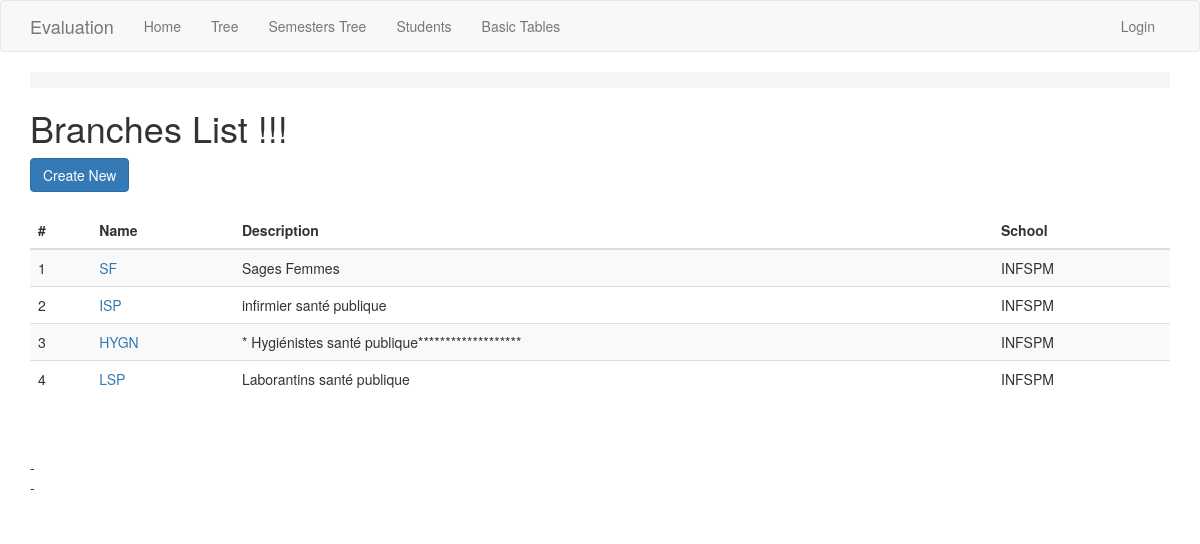
Before: /branch/ with the older database file.
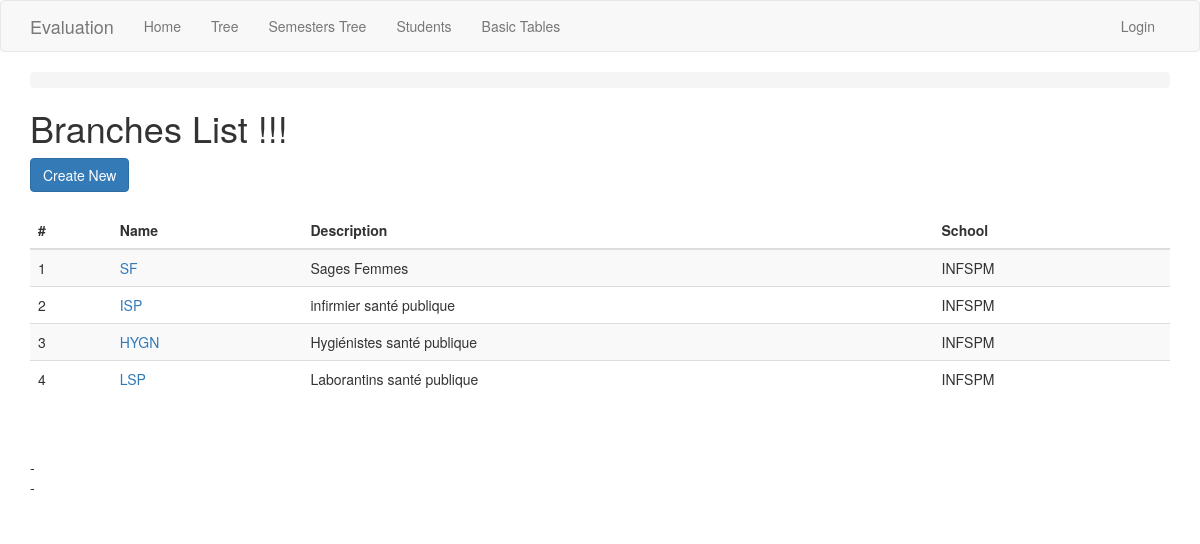
After: the same page with the newer database file.
### app/models.py (models this page shows, shortened)
class Branch(db.Model):
    id = db.Column(db.Integer, primary_key=True)
    name = db.Column(db.String(100), index=True, unique=True)
    description = db.Column(db.String(150))
    school_id = db.Column(db.Integer, db.ForeignKey('school.id'))
    students = db.relationship('Student', backref='branch')
    semesters = db.relationship('Semester', backref='branch')
    promos = db.relationship('Promo', backref='branch', order_by='Promo.start_date, Promo.name')

class School(db.Model):
    id = db.Column(db.Integer, primary_key=True)
    name = db.Column(db.String(100), index=True, unique=True)
    description = db.Column(db.String(150))
    branches = db.relationship('Branch', backref='school')

### app/routesBasicTables.py (the view)
@app.route('/branch/')
@register_breadcrumb(app, '.basic.branch', 'Branches')
def branch_index():
    branches = Branch.query.order_by(Branch.school_id).all()
    return render_template('basic-forms/branch/index.html', title='Branches List', branches=branches)

### app/templates/basic-forms/branch/index.html (shortened to what this page needs)
{% extends "base.html" %}
{% block app_content %}
  <h1>Branches List !!!</h1>
  <div>
      <a class="btn btn-primary" href="{{ url_for('branch_create') }}">Create New</a>
  </div>
  <div>
    <table class="table table-striped">
      <thead>
        <tr>
          <th scope="col">#</th>
          <th scope="col">Name</th>
          <th scope="col">Description</th>
          <th scope="col">School</th>
        </tr>
      </thead>
      <tbody>
      {% for branch in branches %}
        <tr>
          <td>{{loop.index}}</td>
          <td><a href="{{ url_for('branch_view', id=branch.id) }}">{{ branch.name }}</a></td>
          <td>{{ branch.description | replace("None", "") }}</td>
          <td>{{ branch.school.name | replace("None", "") }}</td>
        </tr>
      {% endfor %}
      </tbody>
    </table>
    - </br>
    - </br>
  </div>
{% endblock %}

### app/templates/base.html (shortened to what this page needs)
{% extends 'bootstrap/base.html' %}
{% block styles %}
{{super()}}
{% endblock %}
{% block navbar %}
  <nav class="navbar navbar-default">
    <div class="container">
        <div class="navbar-header">
            <a class="navbar-brand" href="">Evaluation</a>
        </div>
        <div class="collapse navbar-collapse" id="bs-example-navbar-collapse-1">
            <ul class="nav navbar-nav">
                <li><a href="{{ url_for('index') }}">Home</a></li>
                <li><a href="{{ url_for('tree') }}">Tree</a></li>
                <li><a href="{{ url_for('tree_semesters') }}">Semesters Tree</a></li>
                <li><a href="{{ url_for('student_index') }}">Students</a></li>
                <li><a href="{{ url_for('basic_index') }}">Basic Tables</a></li>
            </ul>
            <ul class="nav navbar-nav navbar-right">
                {% if current_user.is_anonymous %}
                <li><a href="{{ url_for('login') }}">Login</a></li>
                {% else %}
                <li><a href="">Profile</a></li>
                <li><a href="{{ url_for('logout') }}">Logout</a></li>
                {% endif %}
            </ul>
        </div>
    </div>
  </nav>
{% endblock %}
{% block content %}
    <div class="container">
        {% include '_breadcrumbs.html' %}
        {% block app_content %}{% endblock %}
    </div>
{% endblock %}

### app/templates/_breadcrumbs.html (shortened to what this page needs)
<ol class="breadcrumb">
</ol>

Changed rows visible on the page:
changed Branch "HYGN": description "* Hygiénistes santé publique*******************" → "Hygiénistes santé publique"
